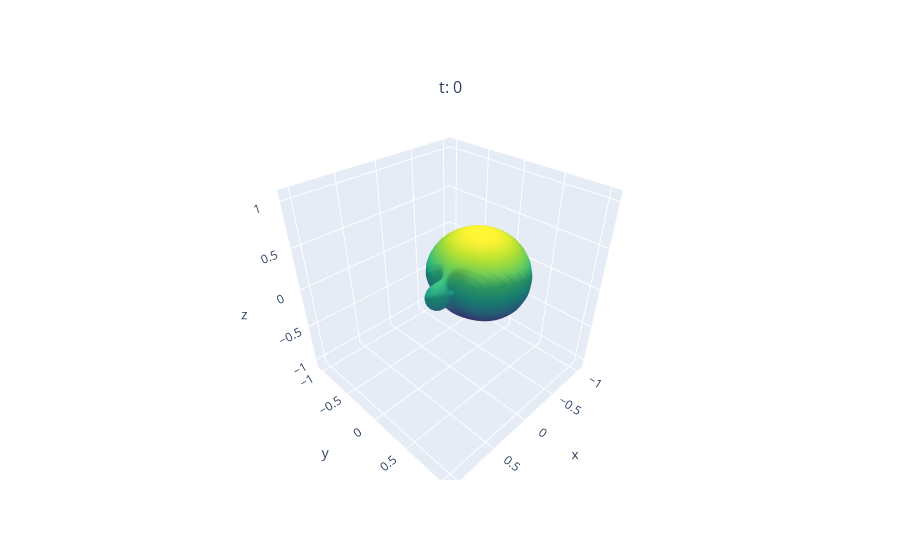

This figure's notebook cell:
### Markdown cell above
(chpt:theory)=
# Theory

STUB

fdsfsf

updated

3.03pm
PLUS EXCLUDE

### Code cell
import epsproc as ep

# Set specific LM coeffs by list with setBLMs, items are [l,m,value]
from epsproc.sphCalc import setBLMs

BLM = setBLMs([[0,0,1],[1,1,1],[2,2,1]])   # Note different index
# BLM

# Set the backend to 'pl' for an interactive surface plot with Plotly
ep.sphFromBLMPlot(BLM, facetDim='t', plotFlag = True, backend = 'pl');

### Figure 1 — Plotly figure (JSON) as saved in the notebook; plotly's stock layout.template omitted (floating-point values rounded to 4 significant figures; data arrays with more than 128 entries replaced by an {"elided": "..."} marker saying what was removed)
{"data": [{"colorscale": [[0, "#440154"], [0.1111, "#482878"], [0.2222, "#3e4989"], [0.3333, "#31688e"], [0.4444, "#26828e"], [0.5556, "#1f9e89"], [0.6667, "#35b779"], [0.7778, "#6ece58"], [0.8889, "#b5de2b"], [1, "#fde725"]], "scene": "scene", "showscale": false, "type": "surface", "x": {"elided": "50x50 float values"}, "y": {"elided": "50x50 float values"}, "z": {"elided": "50x50 float values"}}], "layout": {"annotations": [{"font": {"size": 16}, "showarrow": false, "text": "t: 0", "x": 0.5, "xanchor": "center", "xref": "paper", "y": 1, "yanchor": "bottom", "yref": "paper"}], "scene": {"aspectmode": "cube", "aspectratio": {"x": 1, "y": 1, "z": 1}, "domain": {"x": [0, 1], "y": [0, 1]}, "xaxis": {"range": [-1.11, 1.11], "type": "linear"}, "yaxis": {"range": [-1.11, 1.11], "type": "linear"}, "zaxis": {"range": [-1.11, 1.11], "type": "linear"}}}}
